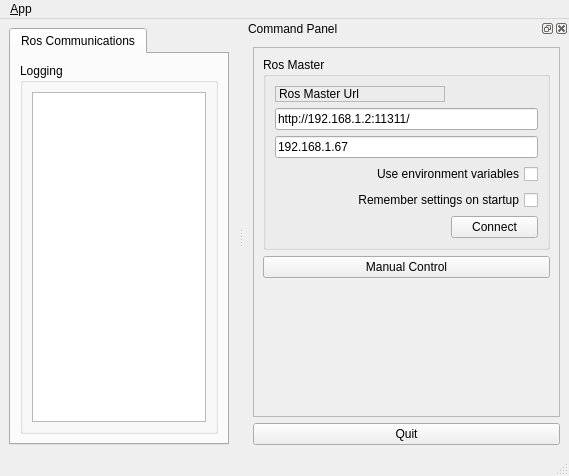
<?xml version="1.0" encoding="UTF-8"?>
<ui version="4.0">
 <class>MainWindowDesign</class>
 <widget class="QMainWindow" name="MainWindowDesign">
  <property name="geometry">
   <rect>
    <x>0</x>
    <y>0</y>
    <width>569</width>
    <height>476</height>
   </rect>
  </property>
  <property name="windowTitle">
   <string>QRosApp</string>
  </property>
  <property name="windowIcon">
   <iconset resource="../resources/images.qrc">
    <normaloff>:/images/icon.png</normaloff>:/images/icon.png</iconset>
  </property>
  <property name="locale">
   <locale language="English" country="Australia"/>
  </property>
  <widget class="QWidget" name="centralwidget">
   <layout class="QHBoxLayout">
    <item>
     <widget class="QTabWidget" name="tab_manager">
      <property name="minimumSize">
       <size>
        <width>100</width>
        <height>0</height>
       </size>
      </property>
      <property name="locale">
       <locale language="English" country="Australia"/>
      </property>
      <property name="currentIndex">
       <number>0</number>
      </property>
      <widget class="QWidget" name="tab_status">
       <attribute name="title">
        <string>Ros Communications</string>
       </attribute>
       <layout class="QVBoxLayout" name="verticalLayout_2">
        <item>
         <widget class="QGroupBox" name="groupBox_12">
          <property name="enabled">
           <bool>true</bool>
          </property>
          <property name="sizePolicy">
           <sizepolicy hsizetype="MinimumExpanding" vsizetype="Preferred">
            <horstretch>0</horstretch>
            <verstretch>0</verstretch>
           </sizepolicy>
          </property>
          <property name="title">
           <string>Logging</string>
          </property>
          <layout class="QGridLayout" name="gridLayout_3">
           <item row="0" column="0">
            <widget class="QListView" name="view_logging"/>
           </item>
          </layout>
         </widget>
        </item>
       </layout>
      </widget>
     </widget>
    </item>
   </layout>
  </widget>
  <widget class="QMenuBar" name="menubar">
   <property name="geometry">
    <rect>
     <x>0</x>
     <y>0</y>
     <width>569</width>
     <height>22</height>
    </rect>
   </property>
   <widget class="QMenu" name="menu_File">
    <property name="title">
     <string>&amp;App</string>
    </property>
    <addaction name="action_Preferences"/>
    <addaction name="separator"/>
    <addaction name="actionAbout"/>
    <addaction name="actionAbout_Qt"/>
    <addaction name="separator"/>
    <addaction name="action_Quit"/>
   </widget>
   <addaction name="menu_File"/>
  </widget>
  <widget class="QStatusBar" name="statusbar"/>
  <widget class="QDockWidget" name="dock_status">
   <property name="sizePolicy">
    <sizepolicy hsizetype="Minimum" vsizetype="Preferred">
     <horstretch>0</horstretch>
     <verstretch>0</verstretch>
    </sizepolicy>
   </property>
   <property name="minimumSize">
    <size>
     <width>325</width>
     <height>420</height>
    </size>
   </property>
   <property name="allowedAreas">
    <set>Qt::RightDockWidgetArea</set>
   </property>
   <property name="windowTitle">
    <string>Command Panel</string>
   </property>
   <attribute name="dockWidgetArea">
    <number>2</number>
   </attribute>
   <widget class="QWidget" name="dockWidgetContents_2">
    <layout class="QVBoxLayout" name="verticalLayout">
     <item>
      <widget class="QFrame" name="frame">
       <property name="sizePolicy">
        <sizepolicy hsizetype="Minimum" vsizetype="Preferred">
         <horstretch>0</horstretch>
         <verstretch>0</verstretch>
        </sizepolicy>
       </property>
       <property name="frameShape">
        <enum>QFrame::StyledPanel</enum>
       </property>
       <property name="frameShadow">
        <enum>QFrame::Raised</enum>
       </property>
       <layout class="QVBoxLayout" name="verticalLayout_3">
        <item>
         <widget class="QGroupBox" name="groupBox">
          <property name="title">
           <string>Ros Master</string>
          </property>
          <layout class="QGridLayout" name="gridLayout">
           <item row="3" column="0" colspan="2">
            <widget class="QCheckBox" name="checkbox_use_environment">
             <property name="layoutDirection">
              <enum>Qt::RightToLeft</enum>
             </property>
             <property name="text">
              <string>Use environment variables</string>
             </property>
            </widget>
           </item>
           <item row="4" column="0" colspan="2">
            <widget class="QCheckBox" name="checkbox_remember_settings">
             <property name="layoutDirection">
              <enum>Qt::RightToLeft</enum>
             </property>
             <property name="text">
              <string>Remember settings on startup</string>
             </property>
            </widget>
           </item>
           <item row="5" column="1">
            <widget class="QPushButton" name="button_connect">
             <property name="enabled">
              <bool>true</bool>
             </property>
             <property name="sizePolicy">
              <sizepolicy hsizetype="MinimumExpanding" vsizetype="Fixed">
               <horstretch>0</horstretch>
               <verstretch>0</verstretch>
              </sizepolicy>
             </property>
             <property name="toolTip">
              <string>Set the target to the current joint trajectory state.</string>
             </property>
             <property name="statusTip">
              <string>Clear all waypoints and set the target to the current joint trajectory state.</string>
             </property>
             <property name="text">
              <string>Connect</string>
             </property>
            </widget>
           </item>
           <item row="1" column="0" colspan="2">
            <widget class="QLineEdit" name="line_edit_master">
             <property name="text">
              <string>http://192.168.1.2:11311/</string>
             </property>
            </widget>
           </item>
           <item row="2" column="0" colspan="2">
            <widget class="QLineEdit" name="line_edit_host">
             <property name="enabled">
              <bool>true</bool>
             </property>
             <property name="text">
              <string>192.168.1.67</string>
             </property>
            </widget>
           </item>
           <item row="0" column="0">
            <widget class="QLabel" name="label">
             <property name="frameShape">
              <enum>QFrame::StyledPanel</enum>
             </property>
             <property name="frameShadow">
              <enum>QFrame::Raised</enum>
             </property>
             <property name="text">
              <string>Ros Master Url</string>
             </property>
            </widget>
           </item>
           <item row="5" column="0">
            <spacer name="horizontalSpacer">
             <property name="orientation">
              <enum>Qt::Horizontal</enum>
             </property>
             <property name="sizeHint" stdset="0">
              <size>
               <width>170</width>
               <height>21</height>
              </size>
             </property>
            </spacer>
           </item>
          </layout>
         </widget>
        </item>
        <item>
         <widget class="QPushButton" name="pButton_manual">
          <property name="text">
           <string>Manual Control</string>
          </property>
         </widget>
        </item>
        <item>
         <spacer name="verticalSpacer_3">
          <property name="orientation">
           <enum>Qt::Vertical</enum>
          </property>
          <property name="sizeHint" stdset="0">
           <size>
            <width>20</width>
            <height>250</height>
           </size>
          </property>
         </spacer>
        </item>
       </layout>
      </widget>
     </item>
     <item>
      <widget class="QPushButton" name="quit_button">
       <property name="sizePolicy">
        <sizepolicy hsizetype="MinimumExpanding" vsizetype="Fixed">
         <horstretch>0</horstretch>
         <verstretch>0</verstretch>
        </sizepolicy>
       </property>
       <property name="text">
        <string>Quit</string>
       </property>
      </widget>
     </item>
    </layout>
   </widget>
  </widget>
  <action name="action_Quit">
   <property name="text">
    <string>&amp;Quit</string>
   </property>
   <property name="shortcut">
    <string>Ctrl+Q</string>
   </property>
   <property name="shortcutContext">
    <enum>Qt::ApplicationShortcut</enum>
   </property>
  </action>
  <action name="action_Preferences">
   <property name="text">
    <string>&amp;Preferences</string>
   </property>
  </action>
  <action name="actionAbout">
   <property name="text">
    <string>&amp;About</string>
   </property>
  </action>
  <action name="actionAbout_Qt">
   <property name="text">
    <string>About &amp;Qt</string>
   </property>
  </action>
 </widget>
 <resources>
  <include location="../resources/images.qrc"/>
 </resources>
 <connections>
  <connection>
   <sender>action_Quit</sender>
   <signal>triggered()</signal>
   <receiver>MainWindowDesign</receiver>
   <slot>close()</slot>
   <hints>
    <hint type="sourcelabel">
     <x>-1</x>
     <y>-1</y>
    </hint>
    <hint type="destinationlabel">
     <x>399</x>
     <y>299</y>
    </hint>
   </hints>
  </connection>
  <connection>
   <sender>quit_button</sender>
   <signal>clicked()</signal>
   <receiver>MainWindowDesign</receiver>
   <slot>close()</slot>
   <hints>
    <hint type="sourcelabel">
     <x>859</x>
     <y>552</y>
    </hint>
    <hint type="destinationlabel">
     <x>469</x>
     <y>299</y>
    </hint>
   </hints>
  </connection>
 </connections>
</ui>
